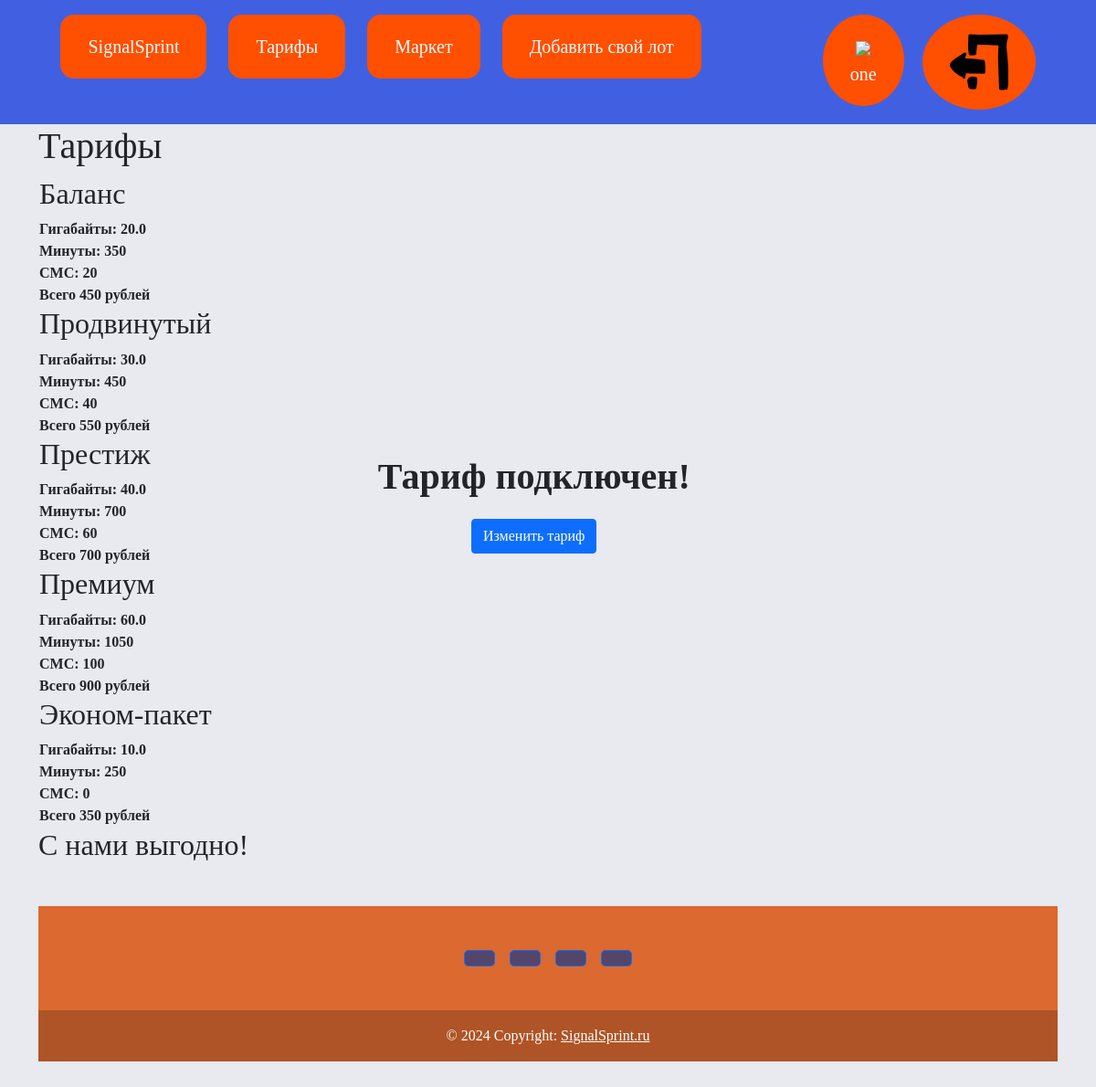
The app's page /tarifs (signed in) with its own data.
### data/users.py (models this page shows, shortened)
class User(SqlAlchemyBase, UserMixin, SerializerMixin):
    __tablename__ = 'user'
    id = sqlalchemy.Column(sqlalchemy.Integer,
                           primary_key=True, autoincrement=True)
    name = sqlalchemy.Column(sqlalchemy.String, nullable=True)
    phone_number = sqlalchemy.Column(sqlalchemy.String,
                                     index=True, unique=True, nullable=True)
    surname = sqlalchemy.Column(sqlalchemy.String, nullable=True)
    money = sqlalchemy.Column(sqlalchemy.Integer, nullable=True)
    hashed_password = sqlalchemy.Column(sqlalchemy.String, nullable=False)
    created_date = sqlalchemy.Column(sqlalchemy.DateTime,
                                     default=datetime.datetime.now)
    lots = orm.relationship("Lots", back_populates='user')
    paket_users = orm.relationship('Paket_Users', back_populates='user')

### data/tariff.py (models this page shows)
class Tariff(SqlAlchemyBase, SerializerMixin):
    __tablename__ = 'tariff'
    id = sqlalchemy.Column(sqlalchemy.Integer, primary_key=True, autoincrement=True)
    name_tariff = sqlalchemy.Column(sqlalchemy.String, nullable=True)
    quantity_gb = sqlalchemy.Column(sqlalchemy.Float, nullable=True)
    quantity_minuts = sqlalchemy.Column(sqlalchemy.Integer, nullable=True)
    quantity_sms = sqlalchemy.Column(sqlalchemy.Integer, nullable=True)
    coast = sqlalchemy.Column(sqlalchemy.Integer, nullable=True)
    paket_users = orm.relationship('Paket_Users', back_populates='tariff')

### server.py (the view)
@app.route("/tarifs", methods=['POST', 'GET'])
def tarifs():
    db_sess = db_session.create_session()
    tariffs = db_sess.query(Tariff).all()
    if current_user.is_authenticated:
        current_user_paket = db_sess.query(Paket_Users).filter(Paket_Users.user_id == int(current_user.id)).first()
        if current_user_paket.tariff_id is None:
            if request.method == 'GET':
                return render_template("tarif.html", tariff=tariffs)
            elif request.method == 'POST':
                new_tariff = request.form["tariff"]
                tar = db_sess.query(Tariff).filter(Tariff.id == int(new_tariff)).first()
                if current_user.money <= tar.coast:
                    tar_ya = False
                    return render_template("tarifs.html", tariff=tariffs, tar_ya=tar_ya, aut_us=True)
                else:
                    tar_ya = True
                    current_user.money -= tar.coast
                    current_user_paket.tariff_id = new_tariff
                    current_user_paket.tariff_connect = 1
                    current_user_paket.quantity_gb += tar.quantity_gb
                    current_user_paket.quantity_minuts += tar.quantity_minuts
                    current_user_paket.quantity_sms += tar.quantity_sms
                    current_user_paket.date_renewal_tariff = datetime.datetime.now()
                    db_sess.merge(current_user)
                    db_sess.merge(current_user_paket)
                    db_sess.commit()
                    return render_template("tarifs.html", tariff=tariffs, tar_ya=tar_ya, aut_us=True)
        else:
            if request.method == 'GET':
                return render_template("tarifs.html", tariff=tariffs, tar_ya=True, aut_us=True)
            elif request.method == 'POST':
                current_user_paket.tariff_id = None
                current_user_paket.tariff_connect = 0
                db_sess.merge(current_user_paket)
                db_sess.commit()
                return render_template("tarif.html", tariff=tariffs)
    else:
        return render_template("tarifs.html", tariff=tariffs, tar_ya=True, aut_us=False)

### data/db_session.py (called while the page is built)
def create_session() -> Session:
    global __factory
    return __factory()

### server.py (called while the page is built)
@login_manager.user_loader
def load_user(user_id):
    db_sess = db_session.create_session()
    return db_sess.query(User).get(user_id)

### templates/tarifs.html
{% extends "base.html" %}
{% block content %}
<h1>Тарифы</h1>
<table>
    <tr>
        <th>
            {% for item in tariff %}
            <div class="tariff">
                <div>
                    <h2>{{item.name_tariff}}</h2>
                </div>
                <div>
                    Гигабайты: {{item.quantity_gb}}
                </div>
                <div>
                    Минуты: {{item.quantity_minuts}}
                </div>
                <div>
                    СМС: {{item.quantity_sms}}
                </div>
                <div>
                    Всего {{item.coast}} рублей
                </div>
            </div>
            {% endfor %}
        </th>
        {% for i in range(30) %}
        <th><p style="color:#E9E9F0">. </p> </th>
        {% endfor %}
        <th>
            {% if aut_us == True %}
                {% if tar_ya == True %}
                <div>
                    <p style="font-size:40px">Тариф подключен!</p>
                </div>
                <div>
                    <form method="post">
                        <div align="center">
                            <button type="submit" class="btn btn-primary">Изменить тариф</button>
                        </div>
                    </form>
                </div>
                {% else: %}
                <div><p style="font-size:40px">Недостаточно средств</p></div>
                {% endif %}
            {% else: %}
            <div><p style="font-size:40px">Войдите в аккаунт для</p></div>
            <div align="center"><p style="font-size:40px">подключения тарифа</p></div>
            {% endif %}
        </th>
    </tr>
</table>
<h2>С нами выгодно!</h2>
{% endblock %}

### templates/base.html (shortened to what this page needs)
<!DOCTYPE html>
<html lang="en">
<head>
    <link rel="stylesheet"
          href="https://cdn.jsdelivr.net/npm/bootstrap@5.0.0-beta1/dist/css/bootstrap.min.css"
>
    <link rel="stylesheet" type="text/css" href="static/css/style_base.css"/>
</head>
<body>
<nav class="navbar-menu nav">
    <div class="div_menu">
        <a href="/" class="button_menu button">SignalSprint</a>
        <a href="/tarifs" class="button_menu button">Тарифы</a>
        <a href="/market" class="button_menu button">Маркет</a>
        {% if current_user.is_authenticated %}
        <a href="/lots" class="button_menu button">Добавить свой лот</a>
        {% endif %}
    </div>
    <div class="div_menu">
        {% if current_user.is_authenticated %}
        <a href="/profiles" class="profil button">
            {% if current_user.is_authenticated %}
            <img src='static/img/reg_profil.png'><br>
            {{ current_user.name }}
            {% endif %}
        </a>
        <a class="navbar-brand profil button" href="/logout">
            <img src='static/img/go_out.png'>
        </a>
        {% else %}
        <p>
            <a class="btn btn-primary " href="/register">Зарегистрироваться</a>
            <a class="btn btn-success" href="/login">Войти</a>
        </p>
        {% endif %}
    </div>
</nav>
<main role="main" class="container">
    {% block content %}
    {% endblock %}
</main>
<div class="container my-5">
    <footer class="text-center text-lg-start" style="background-color: #db6930;">
        <div class="container d-flex justify-content-center py-5">
            <button type="button" class="btn btn-primary btn-lg btn-floating mx-2"
                    style="background-color: #54456b;">
            </button>
            <button type="button" class="btn btn-primary btn-lg btn-floating mx-2"
                    style="background-color: #54456b;">
            </button>
            <button type="button" class="btn btn-primary btn-lg btn-floating mx-2"
                    style="background-color: #54456b;">
            </button>
            <button type="button" class="btn btn-primary btn-lg btn-floating mx-2"
                    style="background-color: #54456b;">
            </button>
        </div>
        <div class="text-center text-white p-3" style="background-color: rgba(0, 0, 0, 0.2);">
            © 2024 Copyright:
            <a class="text-white" href="https://www.google.com/">SignalSprint.ru</a>
        </div>
    </footer>
</div>
</body>
</html>

### static/css/style_base.css (style rules this page uses)
body { font-family: PT Astra Sans; background-color: #e9e9f0; }
div.div_menu .button { background-color: #FF4F00; border: none; color: white; padding: 20px 30px; text-align: center; text-decoration: none; display: inline-block; font-size: 20px; margin: 16px 10px; cursor: pointer; height: 100%; }
nav.navbar-menu div.div_menu { height: 100%; }
div.div_menu .button_menu { border-radius: 15px; }
div.div_menu .profil { border-radius: 50%; float: left; }
nav.navbar-menu { background-color: #4160E1; display: flex; justify-content: space-around; }
.container { width: auto; max-width: 1152px; }
.container { margin-right: auto; margin-left: auto; padding-left: 18px; padding-right: 18px; }

### records on screen
User: name "one"
Tariff: name_tariff "Баланс", quantity_gb "20.0", quantity_minuts "350", quantity_sms "20", coast "450"
Tariff: name_tariff "Продвинутый", quantity_gb "30.0", quantity_minuts "450", quantity_sms "40", coast "550"
Tariff: name_tariff "Престиж", quantity_gb "40.0", quantity_minuts "700", quantity_sms "60", coast "700"
Tariff: name_tariff "Премиум", quantity_gb "60.0", quantity_minuts "1050", quantity_sms "100", coast "900"
Tariff: name_tariff "Эконом-пакет", quantity_gb "10.0", quantity_minuts "250", quantity_sms "0", coast "350"
